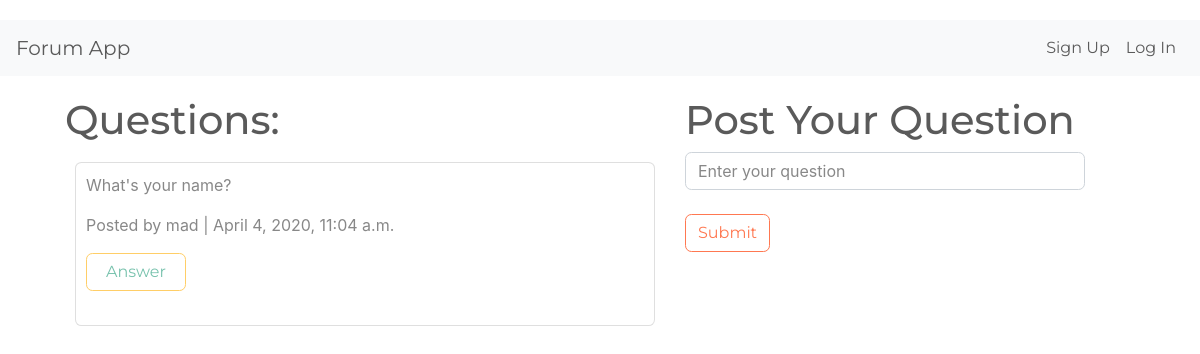
The page /questions/ on the database as committed earlier.
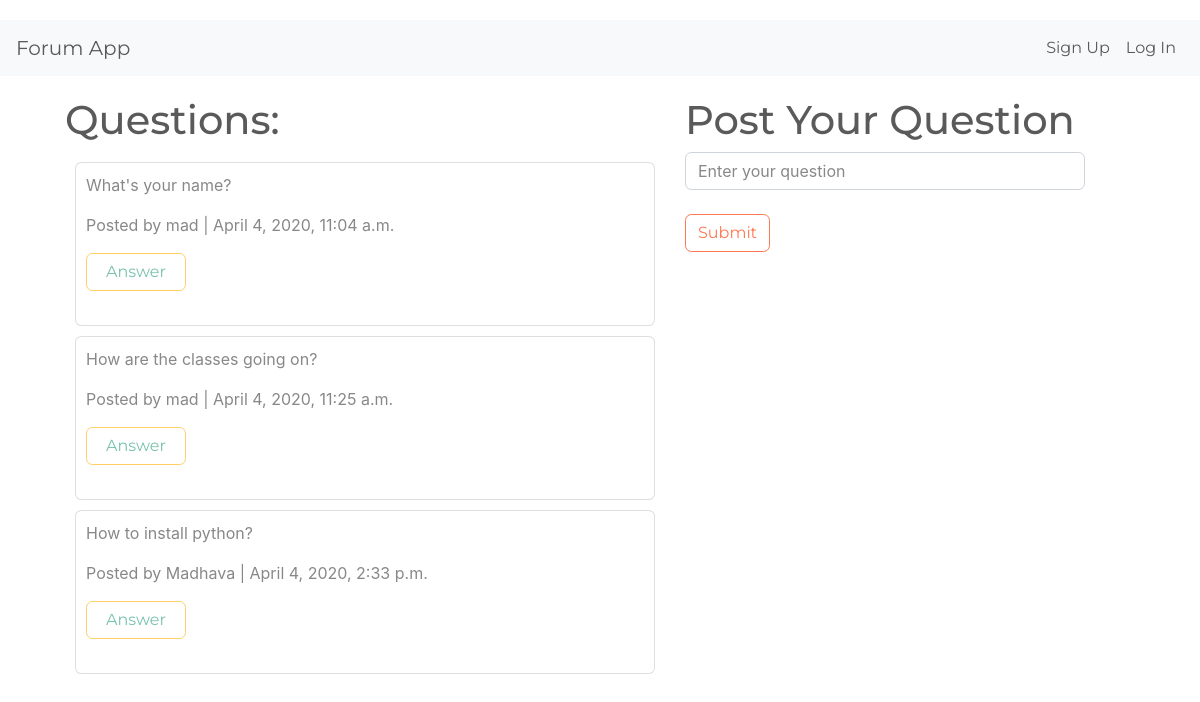
The same page on the database as committed later.
### forum/models.py (models this page shows)
class Question(models.Model):
    author=models.ForeignKey(User,on_delete=models.CASCADE,null=True,blank=True)
    question=models.CharField(max_length=200)
    timestamp=models.DateTimeField(auto_now=True)

### forum/views.py (the view)
# urls.py: path('questions/',questions),
def questions(request):
    all_question=Question.objects.all()
    if request.method=="POST":
        qstn=request.POST["question"]
        user=request.user
        quest=Question.objects.create(question=qstn,author=user)
        return redirect("/dashboard/")
    return render(request,"question.html",{"question":all_question})

### forum/templates/question.html (shortened to what this page needs)
{% extends 'base.html' %}
{% block body %}
<div class="container" style="display: flex;">
<div style="width: 600px;margin-right: 20px;">
    <h1>Questions:</h1>
    <div  style="padding:10px">
    {% for q in question %}
        <div class="card" style="padding: 10px; margin-bottom: 10px;">
            <p>{{q.question}}</p>
            <p>Posted by {{q.author}} | {{q.timestamp}}</p>
            <button class="btn btn-outline-warning" style="width: 100px;"><a href="/discussion/{{q.id}}/" style="text-decoration: none;">Answer</a></button><br>
        </div>
    {% endfor %}
    </div>
</div style="width:300px;">
<div>
    <h1>Post Your Question</h1>
    <form action="/questions/" method="post" class="form-group">
        <input type="text" name="question" class="form-control" placeholder="Enter your question" style="width: 400px;">
        <br>
        <button type="submit" class="btn btn-outline-danger">Submit</button>
    </form>
</div>
</div>
{% endblock %}

Rows that differ between the two databases and show on the page:
added Question: question "How are the classes going on?", author "mad", timestamp "April 4, 2020, 11:25 a.m."
added Question: question "How to install python?", author "Madhava", timestamp "April 4, 2020, 2:33 p.m."
